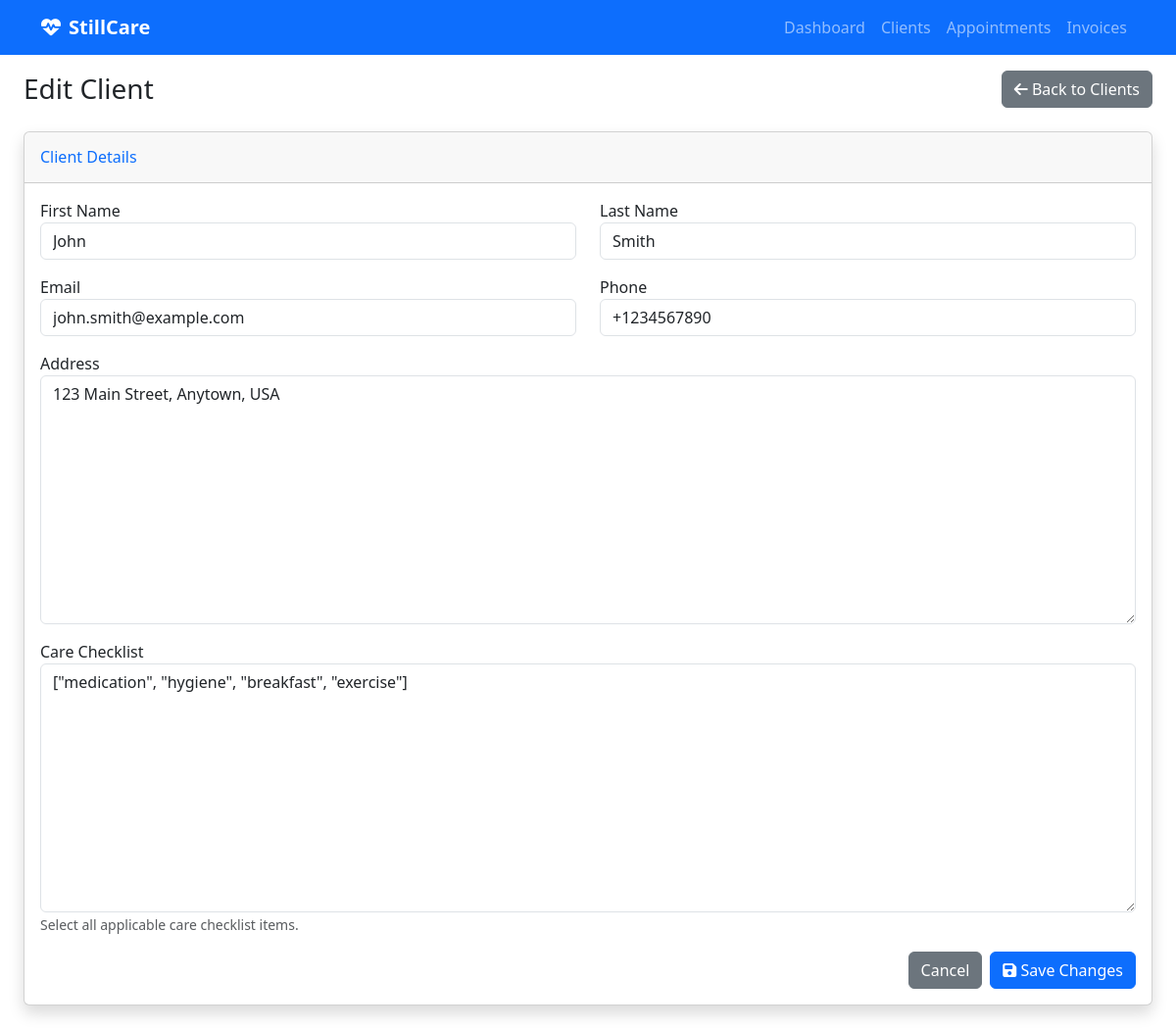
The page /clients/1/edit/ on the database its author committed.
### client_management/models.py (models this page shows, shortened)
class Client(models.Model):
    CHECKLIST_CHOICES = [
        ('basic_care', 'Basic Care'),
        ('medication_management', 'Medication Management'),
        ('wound_care', 'Wound Care'),
        ('physical_therapy', 'Physical Therapy'),
        ('nursing_care', 'Nursing Care'),
        ('social_work', 'Social Work'),
        ('nutrition', 'Nutrition'),
        ('hygiene', 'Hygiene'),
        ('mobility', 'Mobility Assistance'),
        ('monitoring', 'Vital Signs Monitoring'),
        ('education', 'Patient Education'),
        ('family_support', 'Family Support'),
        ('emergency_prep', 'Emergency Preparedness'),
        ('equipment', 'Medical Equipment'),
        ('transportation', 'Transportation'),
    ]
    first_name = models.CharField(max_length=100)
    last_name = models.CharField(max_length=100)
    address = models.TextField()
    phone = models.CharField(max_length=20, blank=True, null=True)
    email = models.EmailField(blank=True, null=True)
    latitude = models.FloatField(blank=True, null=True, help_text="Latitude of the client's residence")
    longitude = models.FloatField(blank=True, null=True, help_text="Longitude of the client's residence")
    care_checklist = models.JSONField(
        default=list,
        help_text="List of care items required for this client"
    )
    created_at = models.DateTimeField(auto_now_add=True)
    updated_at = models.DateTimeField(auto_now=True)
    class Meta:
        verbose_name = "Client"
        verbose_name_plural = "Clients"
        ordering = ['last_name', 'first_name']

### care_backend/views.py (the view)
# urls.py: path('clients/<int:client_id>/edit/', views.client_edit, name='client_edit'),
def client_edit(request, client_id):
    client = get_object_or_404(Client, id=client_id)
    if request.method == 'POST':
        form = ClientForm(request.POST, instance=client)
        if form.is_valid():
            form.save()
            messages.success(request, 'Client updated successfully!')
            return redirect('client_list')
        else:
            messages.error(request, 'Please correct the errors below.')
    else:
        form = ClientForm(instance=client)
    context = {
        'form': form,
        'client': client,
    }
    return render(request, 'clients/edit.html', context)

### client_management/forms.py
class ClientForm(forms.ModelForm):
    class Meta:
        model = Client
        fields = '__all__'

### templates/clients/edit.html (shortened to what this page needs)
{% extends 'base.html' %}
{% load widget_tweaks %}
{% block content %}
<div class="container-fluid">
    <div class="d-flex justify-content-between align-items-center mb-4">
        <h1 class="h3 mb-0 text-gray-800">Edit Client</h1>
        <a href="{% url 'client_list' %}" class="btn btn-secondary">
            <i class="fas fa-arrow-left"></i> Back to Clients
        </a>
    </div>
    <div class="card shadow mb-4">
        <div class="card-header py-3">
            <h6 class="m-0 font-weight-bold text-primary">Client Details</h6>
        </div>
        <div class="card-body">
            <form method="post">
                <div class="row">
                    <div class="col-md-6 mb-3">
                        <label for="{{ form.first_name.id_for_label }}">First Name</label>
                        {{ form.first_name|add_class:'form-control' }}
                    </div>
                    <div class="col-md-6 mb-3">
                        <label for="{{ form.last_name.id_for_label }}">Last Name</label>
                        {{ form.last_name|add_class:'form-control' }}
                    </div>
                </div>
                <div class="row">
                    <div class="col-md-6 mb-3">
                        <label for="{{ form.email.id_for_label }}">Email</label>
                        {{ form.email|add_class:'form-control' }}
                    </div>
                    <div class="col-md-6 mb-3">
                        <label for="{{ form.phone.id_for_label }}">Phone</label>
                        {{ form.phone|add_class:'form-control' }}
                    </div>
                </div>
                <div class="mb-3">
                    <label for="{{ form.address.id_for_label }}">Address</label>
                    {{ form.address|add_class:'form-control' }}
                </div>
                <div class="mb-3">
                    <label for="{{ form.care_checklist.id_for_label }}">Care Checklist</label>
                    {{ form.care_checklist|add_class:'form-control' }}
                    <small class="form-text text-muted">Select all applicable care checklist items.</small>
                </div>
                <div class="d-flex justify-content-end gap-2">
                    <a href="{% url 'client_list' %}" class="btn btn-secondary">Cancel</a>
                    <button type="submit" class="btn btn-primary">
                        <i class="fas fa-save"></i> Save Changes
                    </button>
                </div>
            </form>
        </div>
    </div>
</div>
{% endblock %}

### rows shown on the page
Client: first_name "John", last_name "Smith", email "john.smith@example.com", phone "+1234567890", address "123 Main Street, Anytown, USA", care_checklist "[\"medication\", \"hygiene\", \"breakfast\", \"exercise\"]"
